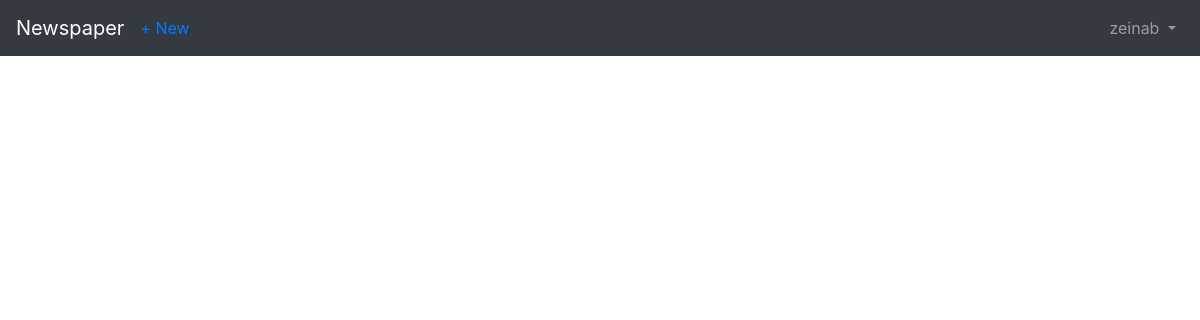
Page /articles/ (signed in) on the earlier database version.
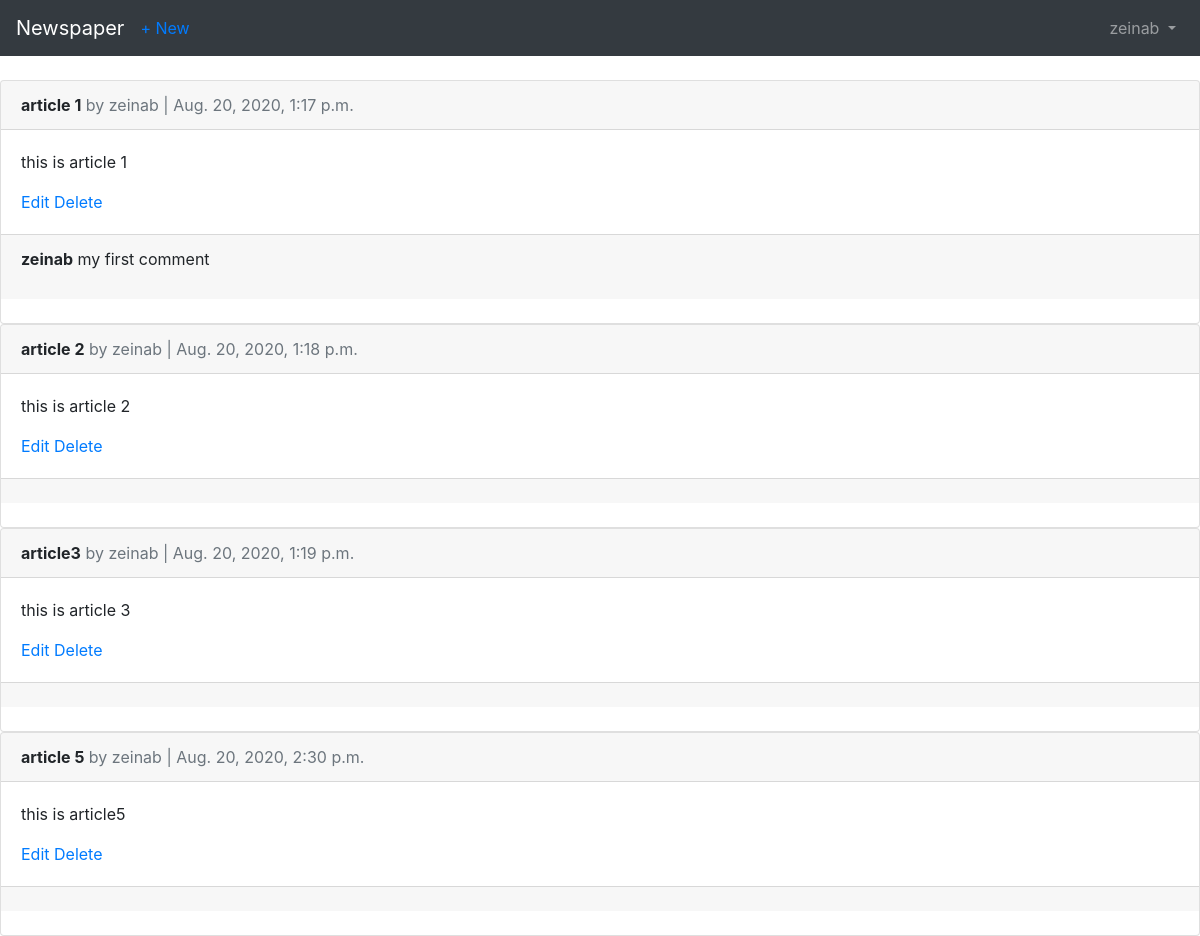
Same page on the later database version.
### users/models.py (models this page shows)
class CustomUser(AbstractUser):
    age = models.PositiveIntegerField(null=True,blank=True)

### articles/models.py (models this page shows, shortened)
class Artical(models.Model):
    title = models.CharField(max_length=255)
    body = models.TextField()
    date = models.DateTimeField(auto_now_add=True)
    author = models.ForeignKey(get_user_model(),on_delete=models.CASCADE)

class Comment(models.Model):
    article = models.ForeignKey(Artical,on_delete=models.CASCADE,related_name="comments")
    comment = models.CharField(max_length=140)
    author = models.ForeignKey(get_user_model() ,on_delete=models.CASCADE,)
    def __str__(self):
        return self.comment

### articles/views.py (the view)
# urls.py: path('',ArticalListView.as_view(),name="article_list"),
class ArticalListView(LoginRequiredMixin,ListView):
    model = Artical
    template_name = "article_list.html"
    login_url = "login"

### templates/article_list.html (shortened to what this page needs)
{% extends 'base.html' %}
{% block content %}
    {% for article in object_list %}
        <div class="card">
            <div class="card-header">
                <span class="font-weight-bold">{{ article.title}}</span>
                <span class="text-muted">by {{article.author}} | {{article.date}}</span>
            </div>
            <div class="card-body">
                <p>{{article.body}}</p>
                <a href="{% url 'article_edit' article.pk %}">Edit</a>
                <a href="{% url 'article_delete' article.pk %}">Delete</a>
            </div>
            <div class="card-footer">
                {% for comment in article.comments.all %}
                    <p>
                        <span class="font-weight-bold">{{comment.author}}</span>
                        {{comment}}
                    </p>
                {% endfor %}
            </div>
            <br>
        </div>
    {% endfor%}
{% endblock content %}

### templates/base.html (shortened to what this page needs)
<!DOCTYPE html>
<html lang="en">
<head>
    <link rel="stylesheet" href="https://stackpath.bootstrapcdn.com/bootstrap/4.1.3/css/bootstrap.min.css">
</head>
<body>
    <nav class="navbar navbar-expand-md navbar-dark bg-dark mb-4">
      <a class="navbar-brand" href="{% url 'home' %}">Newspaper</a>
         {% if user.is_authenticated %}
         <ul class="navbar-nav mr-auto">
           <li class="nav-item"><a href="{% url 'article_new' %}">+ New</a> </li>
         </ul>
         {% endif %}
      <div class="collapse navbar-collapse" id="navbarCollapse">
        {% if user.is_authenticated %}
          <ul class="navbar-nav ml-auto">
            <li class="nav-item">
              <a class="nav-link dropdown-toggle" href="#" id="userMenu" data-toggle="dropdown" aria-haspopup="true" aria-expanded="false">
                {{ user.username }}
              </a>
            </li>
          </ul>
        {% endif %}
      </div>
    </nav>
    <div>
        {% block content %}
        {% endblock content %}
    </div>
</body>
</html

Differences in the rows shown:
added Artical: title "article 1", author "zeinab", date "Aug. 20, 2020, 1:17 p.m.", body "this is article 1"
added Comment: author "zeinab", comment "my first comment"
added Artical: title "article 2", author "zeinab", date "Aug. 20, 2020, 1:18 p.m.", body "this is article 2"
added Artical: title "article3", author "zeinab", date "Aug. 20, 2020, 1:19 p.m.", body "this is article 3"
added Artical: title "article 5", author "zeinab", date "Aug. 20, 2020, 2:30 p.m.", body "this is article5"
